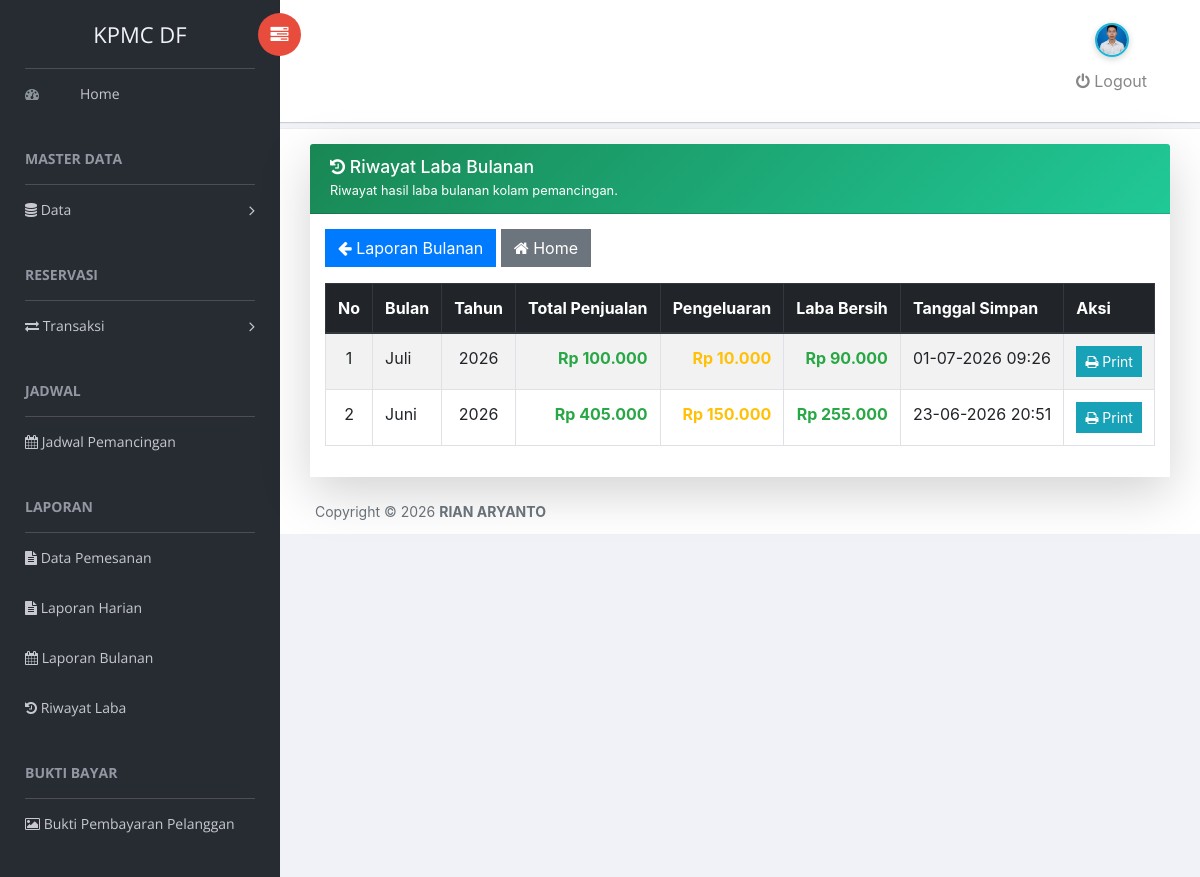
Page /index.php/laporan/riwayat_laba on the committed database.
### tables this page shows
CREATE TABLE `laba_rugi` (
  `id` int(11) NOT NULL,
  `bulan` int(2) NOT NULL,
  `tahun` int(4) NOT NULL,
  `pemasukan` decimal(15,2) NOT NULL DEFAULT 0.00,
  `pengeluaran` decimal(15,2) NOT NULL DEFAULT 0.00,
  `laba` decimal(15,2) NOT NULL DEFAULT 0.00,
  `created_at` datetime NOT NULL DEFAULT current_timestamp()
);

### application/controllers/Laporan.php (called while the page is built, shortened)
<?php
class Laporan extends CI_Controller
{
    public function riwayat_laba()
    {
        $data['laba_rugi'] = $this->db
            ->order_by('tahun', 'DESC')
            ->order_by('bulan', 'DESC')
            ->get('laba_rugi')
            ->result();
        $this->load->view('laporan/riwayat_laba', $data);
    }
}

### index.php (called while the page is built, shortened)
<?php
require_once BASEPATH.'core/CodeIgniter.php';

### application/views/laporan/riwayat_laba.php (the view, shortened to what this page needs)
<div class="container-fluid">
    <div class="row">
        <div class="col-lg-12">
            <div class="card shadow-lg border-0">
                <div class="card-header text-white" style="background:linear-gradient(135deg,#198754,#20c997);">
                    <h4><i class="fa fa-history"></i> Riwayat Laba Bulanan</h4>
                    <small>Riwayat hasil laba bulanan kolam pemancingan.</small>
                </div>
                <div class="card-body">
                    <div class="mb-3">
                        <a href="<?= base_url('index.php/Laporan/bulanan'); ?>" class="btn btn-primary">
                            <i class="fa fa-arrow-left"></i> Laporan Bulanan
                        </a>
                        <a href="<?= base_url('index.php/Welcome/index'); ?>" class="btn btn-secondary">
                            <i class="fa fa-home"></i> Home
                        </a>
                    </div>
                    <div class="table-responsive">
                        <table class="table table-bordered table-striped table-hover">
                            <thead class="thead-dark">
                                <tr>
                                    <th>No</th>
                                    <th>Bulan</th>
                                    <th>Tahun</th>
                                    <th>Total Penjualan</th>
                                    <th>Pengeluaran</th>
                                    <th>Laba Bersih</th>
                                    <th>Tanggal Simpan</th>
                                    <th>Aksi</th>
                                </tr>
                            </thead>
                            <tbody>
                                <?php
                                $nama_bulan = [
                                    1 => 'Januari',
                                    2 => 'Februari',
                                    3 => 'Maret',
                                    4 => 'April',
                                    5 => 'Mei',
                                    6 => 'Juni',
                                    7 => 'Juli',
                                    8 => 'Agustus',
                                    9 => 'September',
                                    10 => 'Oktober',
                                    11 => 'November',
                                    12 => 'Desember'
                                ];
                                ?>
                                <?php if (!empty($laba_rugi)): $no = 1;
                                    foreach ($laba_rugi as $row): ?>
                                        <tr>
                                            <td class="text-center"><?= $no++; ?></td>
                                            <td><?= $nama_bulan[$row->bulan]; ?></td>
                                            <td class="text-center"><?= $row->tahun; ?></td>
                                            <td class="text-right text-success font-weight-bold">
                                                Rp <?= number_format($row->pemasukan, 0, ',', '.'); ?>
                                            </td>
                                            <td class="text-right text-warning font-weight-bold">
                                                Rp <?= number_format($row->pengeluaran, 0, ',', '.'); ?>
                                            </td>
                                            <td class="<?= $row->laba >= 0 ? 'text-success' : 'text-danger'; ?> font-weight-bold text-right">
                                                Rp <?= number_format($row->laba, 0, ',', '.'); ?>
                                            </td>
                                            <td><?= date('d-m-Y H:i', strtotime($row->created_at)); ?></td>
                                            <td class="text-center">
                                                <a href="<?= site_url('Laporan/print_riwayat_laba/' . $row->id); ?>"
                                                    target="_blank"
                                                    class="btn btn-info btn-sm">
                                                    <i class="fa fa-print"></i> Print
                                                </a>
                                            </td>
                                        </tr>
                                    <?php endforeach;
                                endif; ?>
                            </tbody>
                        </table>
                    </div>
                </div>
            </div>
        </div>
    </div>
</div>

### application/views/template/header.php (style rules this page uses)
html, body { height: 100%; }

### rows in the picture
laba_rugi: bulan "Juli", tahun "2026", pemasukan "100.000", pengeluaran "10.000", laba "90.000", created_at "01-07-2026 09:26"
laba_rugi: bulan "Juni", tahun "2026", pemasukan "405.000", pengeluaran "150.000", laba "255.000", created_at "23-06-2026 20:51"
